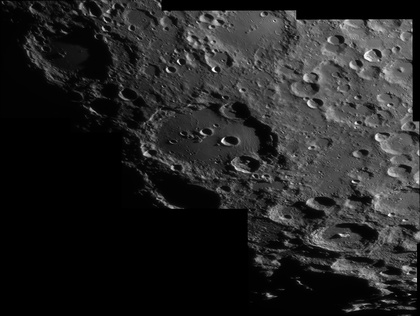
%> input picture ay2.jpg, 420 x 316 px, shrunk from 3014 x 2265 before the run
$ octave --eval "histogramMatching;"   (GNU Octave 9; MATLAB toolbox functions it lacks are replaced by stand-ins)
%> lines starting %> are read from the running program, lines starting %| are printed output that depends on the picture
function [] = histogramMatching()

%Ömer Faruk KOÇ & Muhammed Emin YÖRÜK
%25.Ekim.2015

%Dijital Görüntü Ýþleme - Histogram Matching

%Iin=imread('C:\Users\omerf\Desktop\ay2.jpg');   %resmi alýyoruz

Iin=imread('ay2.jpg');   %resmi alýyoruz
%> Iin is the input picture: size 316x420x3 uint8; min 0, max 255, mean 37.2

IinGray=rgb2gray(Iin);      %griye çeviriyoruz
h=imhist(IinGray);          %gri resmin histogramýný alýyoruz
%> h = 256 values, max 40906 at index 1, min 0 at index 227, mean 518.4

x=0.00:.0039:1.00;          %manuel olarak olusturdugumuz t(r) eðrisi
x(:,257)=[];                %257 boyutlu oldugu için bir boyut azaltýp 256 boyut yapýyoruz

figure;
plot(x);                    %eðriyi çizdiriyoruz
title('Olusturdugumuz T(r) Egri Grafigi');
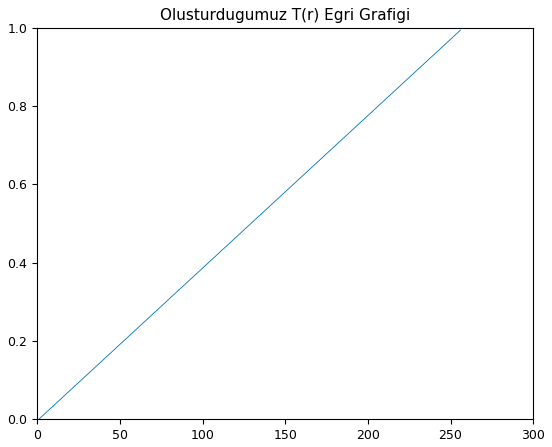
%> figure redrawn from the program's plot data; curve peaks at x = 256, y = 0.994
sk(1)=x(1);
for i=2 : numel(x)
    sk(i)=x(i)+x(i-1);      %oluþturdugumuz egriyi referans alarak sk'yý oluþturuyoruz
end

sk=sk*255;                  %renk deðer aralýðýný saðlamasý için 255 ile çarpýyoruz

IoutGray=IinGray;
N=size(IinGray);
%> N = [316 420]

for i=1 : N(1)
    for j=1 :N(2)
        index=IinGray(i,j)+1;
        IoutGray(i,j)=sk(index);    %çýkýþ resmini oluþturuyoruz
    end
end
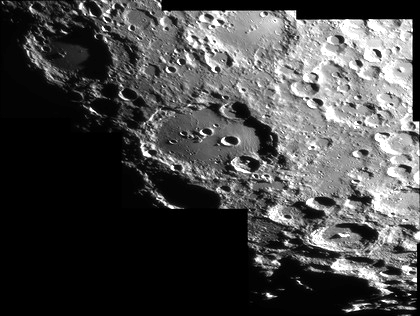
%> IoutGray: size 316x420 uint8; min 0, max 255, mean 72

g=imhist(IoutGray);         %çýkýþ resminin histogramý
%> g = 256 values, max 40906 at index 1, min 0 at index 3, mean 518.4


Ihmfonk = histeq(IinGray,10);    %hazýr fonksiyon kullanarak histogram matching yapýyoruz
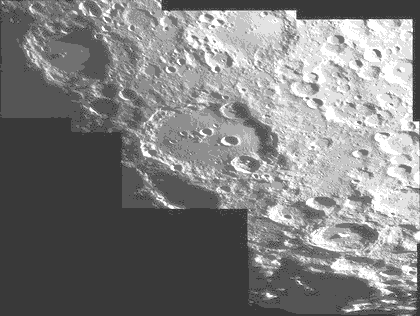
%> Ihmfonk: size 316x420 uint8; min 57, max 255, mean 127.6
j=imhist(Ihmfonk);                %histogram matching yapýlan resmin histogramý
%> j = 256 values, max 42421 at index 58, min 0 at index 1, mean 518.4


figure('units','normalized','outerposition',[0 0 1 1])      %figür penceresini tam ekran açtýrýyoruz
subplot(2,2,1), imshow(IinGray), title('Orjinal Gri Görüntü')   %ilk alýnan görüntüyü basýyoruz
subplot(2,2,2), plot(h), title('Orjinal Gri Görüntünün Histogramý')     %ilk alýnan görüntünün histogramýný basýyoruz
subplot(2,2,3), imshow(IoutGray), title('Bizim Yazdýgýmýz Histogram Matching Ýþleminden Çýkan Görüntü')     %matching iþleminden çýkan görüntüyü basýyoruz
subplot(2,2,4), plot(g), title('Çýkýþ Görüntüsünün Histogramý')         %matching iþleminden çýkan görüntünün histogramýný basýyoruz
%> after `title('Çýkýþ Görüntüsünün Histogramý')`:
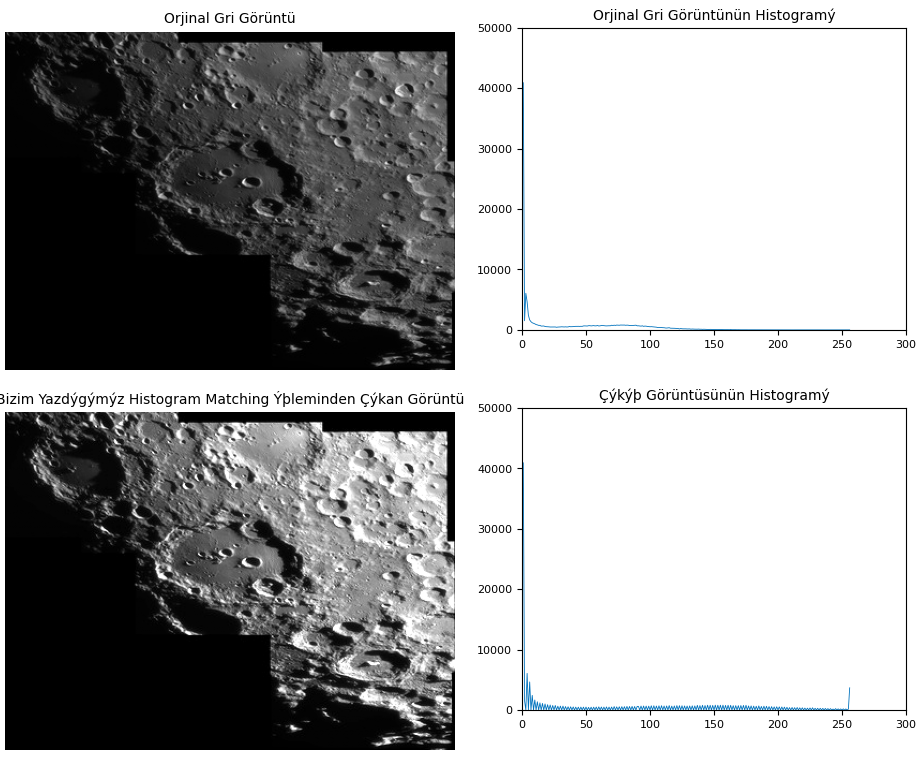
%> figure redrawn from the program's plot data, 4 panels
%> `histogramMatching;`:
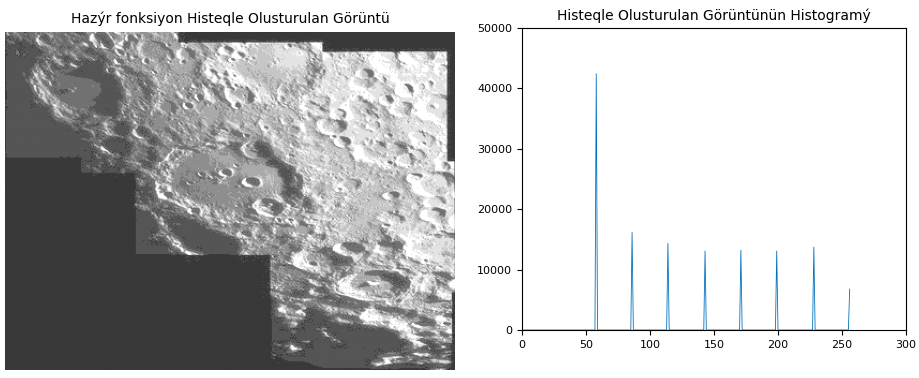
%> figure redrawn from the program's plot data, 2 panels


figure
subplot(2,2,1), imshow(Ihmfonk), title('Hazýr fonksiyon Histeqle Olusturulan Görüntü')      %hazýr fonksiyondan cýkan görüntüyü basýyoruz
subplot(2,2,2), plot(j), title('Histeqle Olusturulan Görüntünün Histogramý')    %hazýr fonksiyondan cýkan görüntünün histogramýný basýyoruz

end

$ run again, with ccc.jpg copied over ay2.jpg
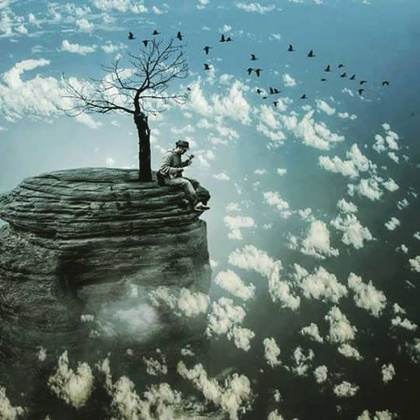
%> input picture ccc.jpg, 420 x 420 px, shrunk from 640 x 640 before the run
%> in histogramMatching, Iin is the input picture: size 420x420x3 uint8; mean R, G, B 102.2, 125.4, 122.5
%> h = 256 values, max 2501 at index 144, min 0 at index 1, mean 689.1
%> after the loop in histogramMatching, `for i=1 : N(1)`:
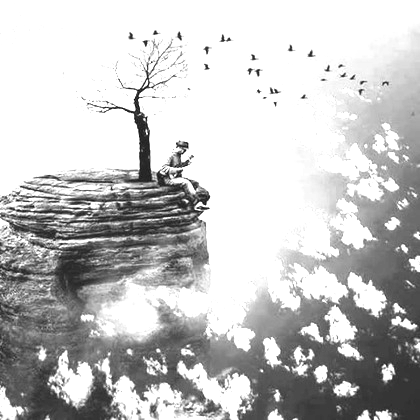
%> IoutGray: size 420x420 uint8; min 11, max 255, mean 195.5
%> g = 256 values, max 87066 at index 256, min 0 at index 1, mean 689.1
%> j = 256 values, max 25396 at index 1, min 0 at index 2, mean 689.1
%> `histogramMatching;`:
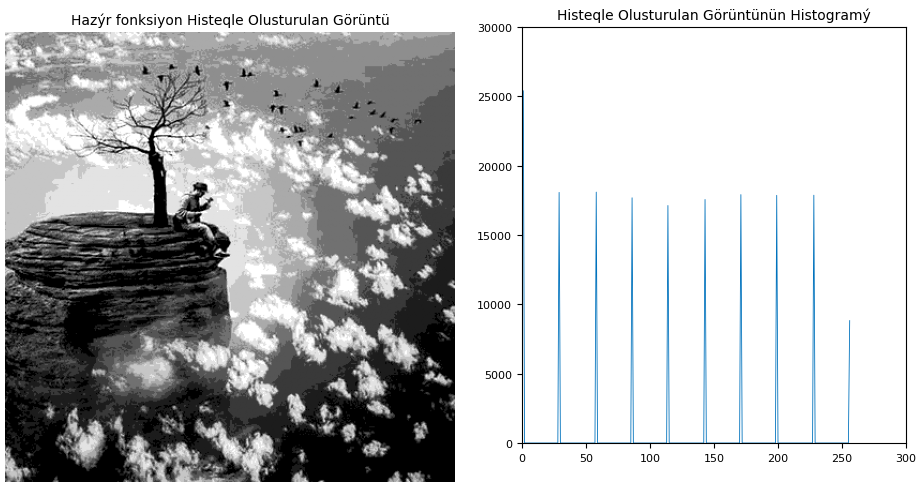
%> figure redrawn from the program's plot data, 2 panels

$ run again, with iii.jpg copied over ay2.jpg
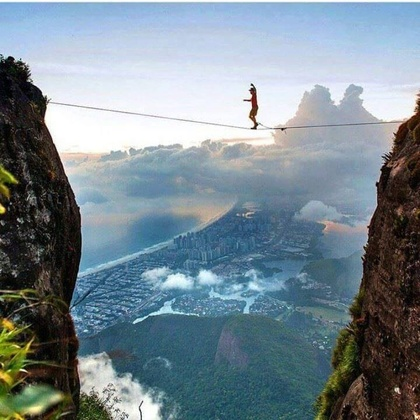
%> input picture iii.jpg, 420 x 420 px, shrunk from 720 x 720 before the run
%> in histogramMatching, Iin is the input picture: size 420x420x3 uint8; mean R, G, B 120, 135.4, 144.3
%> h = 256 values, max 1853 at index 256, min 35 at index 1, mean 689.1
%> after the loop in histogramMatching, `for i=1 : N(1)`:
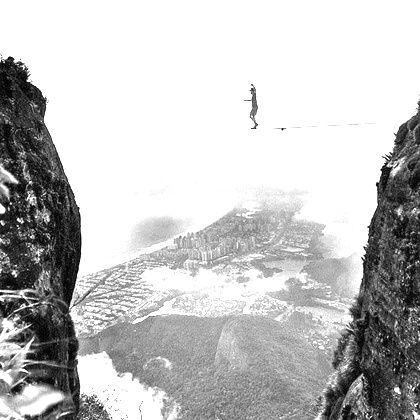
%> IoutGray: size 420x420 uint8; min 0, max 255, mean 194.5
%> g = 256 values, max 90708 at index 256, min 0 at index 3, mean 689.1
%> j = 256 values, max 26223 at index 1, min 0 at index 2, mean 689.1
%> `histogramMatching;`:
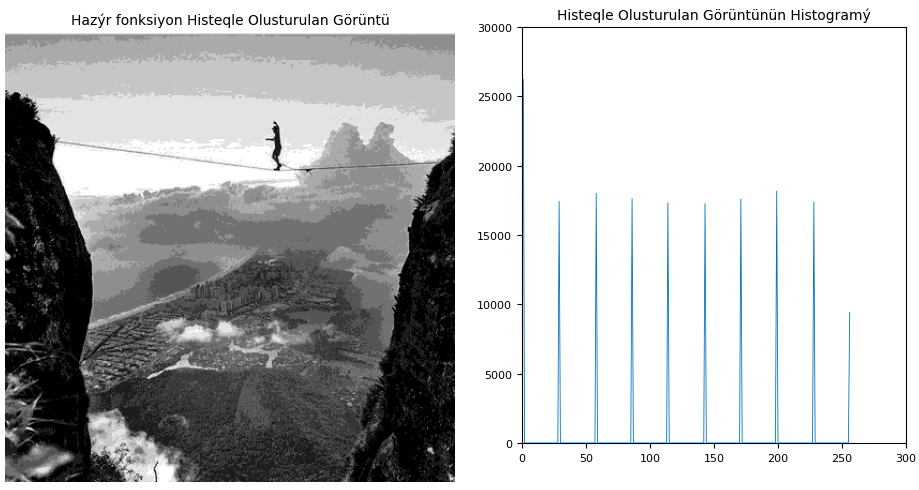
%> figure redrawn from the program's plot data, 2 panels
